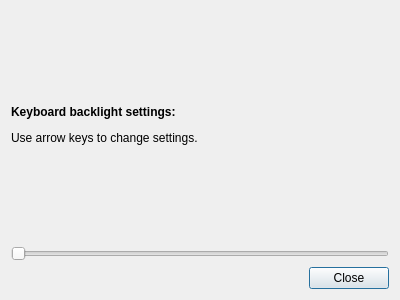
<?xml version="1.0" encoding="UTF-8"?>
<ui version="4.0">
 <class>BacklightSettings</class>
 <widget class="QDialog" name="BacklightSettings">
  <property name="geometry">
   <rect>
    <x>0</x>
    <y>0</y>
    <width>400</width>
    <height>300</height>
   </rect>
  </property>
  <property name="windowTitle">
   <string>Keyboard Backlight Settings</string>
  </property>
  <property name="windowIcon">
   <iconset theme="system">
    <normaloff/>
   </iconset>
  </property>
  <layout class="QVBoxLayout" name="verticalLayout">
   <item>
    <widget class="QLabel" name="label">
     <property name="text">
      <string>&lt;html&gt;&lt;head/&gt;&lt;body&gt;&lt;p&gt;&lt;span style=&quot; font-weight:600;&quot;&gt;Keyboard backlight settings:&lt;/span&gt;&lt;/p&gt;&lt;p&gt;Use arrow keys to change settings.&lt;/p&gt;&lt;/body&gt;&lt;/html&gt;</string>
     </property>
    </widget>
   </item>
   <item>
    <widget class="QSlider" name="backlightSlider">
     <property name="orientation">
      <enum>Qt::Horizontal</enum>
     </property>
    </widget>
   </item>
   <item>
    <widget class="QDialogButtonBox" name="buttonClose">
     <property name="orientation">
      <enum>Qt::Horizontal</enum>
     </property>
     <property name="standardButtons">
      <set>QDialogButtonBox::Close</set>
     </property>
    </widget>
   </item>
  </layout>
 </widget>
 <resources/>
 <connections>
  <connection>
   <sender>buttonClose</sender>
   <signal>rejected()</signal>
   <receiver>BacklightSettings</receiver>
   <slot>reject()</slot>
   <hints>
    <hint type="sourcelabel">
     <x>199</x>
     <y>275</y>
    </hint>
    <hint type="destinationlabel">
     <x>199</x>
     <y>149</y>
    </hint>
   </hints>
  </connection>
  <connection>
   <sender>backlightSlider</sender>
   <signal>valueChanged(int)</signal>
   <receiver>BacklightSettings</receiver>
   <slot>setBacklight(int)</slot>
   <hints>
    <hint type="sourcelabel">
     <x>199</x>
     <y>275</y>
    </hint>
    <hint type="destinationlabel">
     <x>199</x>
     <y>149</y>
    </hint>
   </hints>
  </connection>
 </connections>
</ui>
